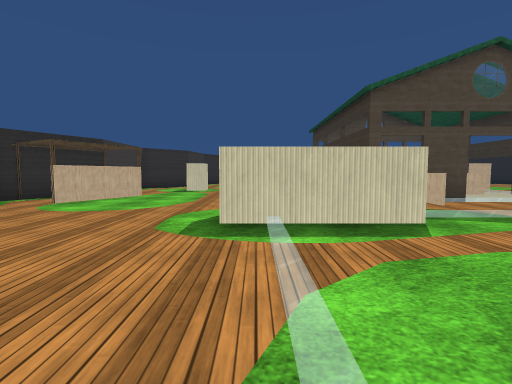
View 1 (above)

19 first-person views from a walk through a 3-D level made in the Unity game engine. The camera is 1.3 m above the floor, tilts 4° down and sees 85° across. The floor is counted in squares, 2 m on a side. Each view is taken from the middle of a square. On the plan, view 1 faces up. The plan holds only what a view shows up to about 9 squares ahead; the rest is blank. The place goes on beyond the plan. Some surface patterns are stand-ins.

View 2
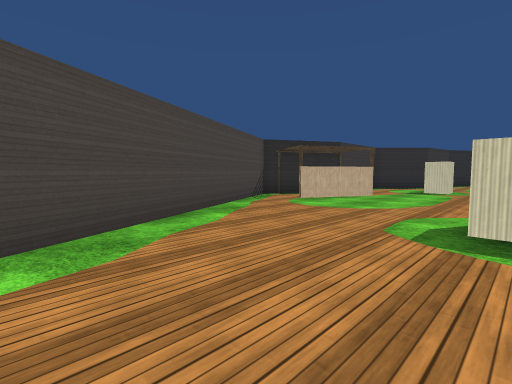

View 3
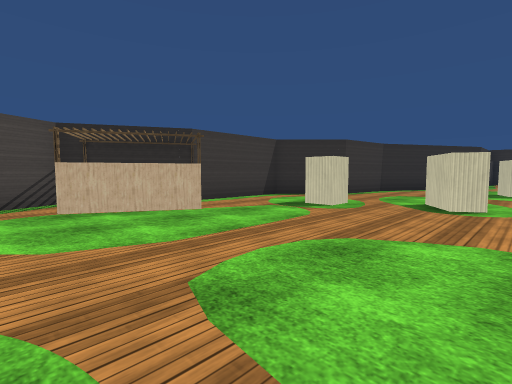

View 4
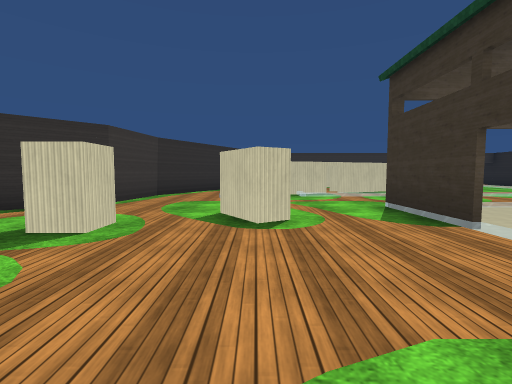

View 5
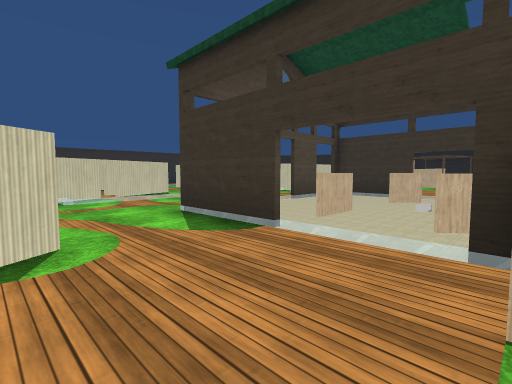

View 6
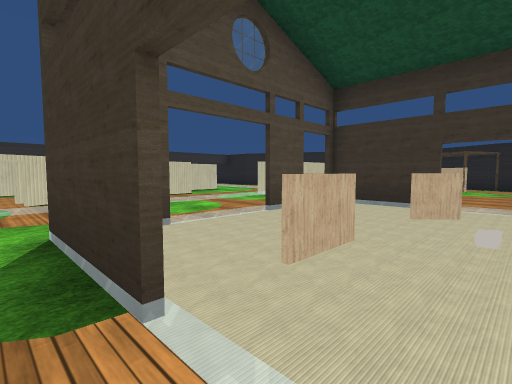

View 7
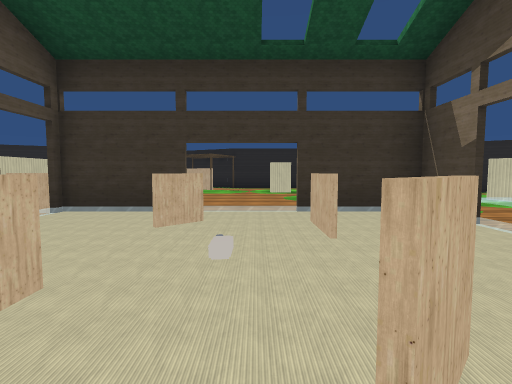

View 8
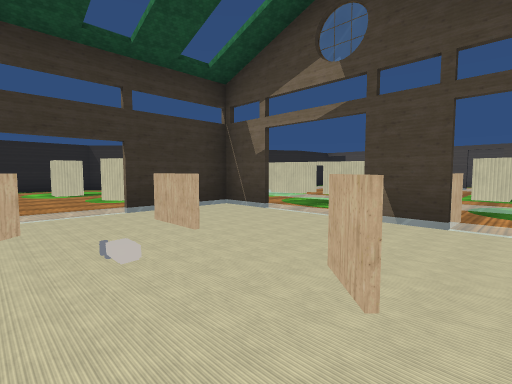

View 9
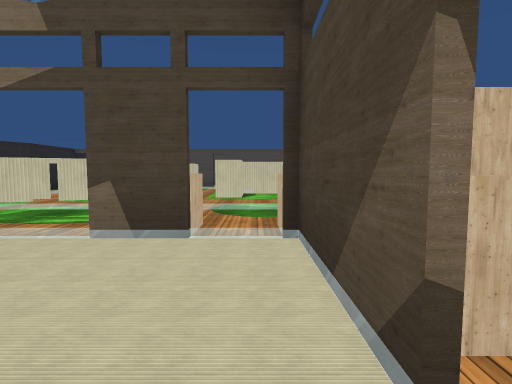

View 10
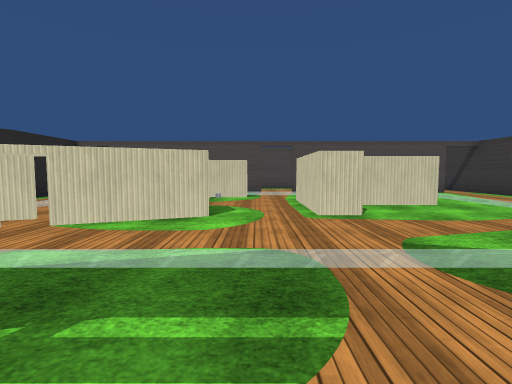

View 11
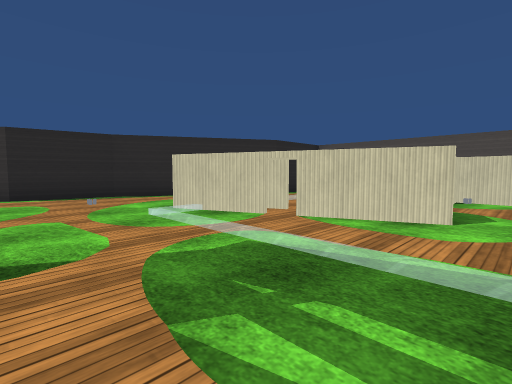

View 12
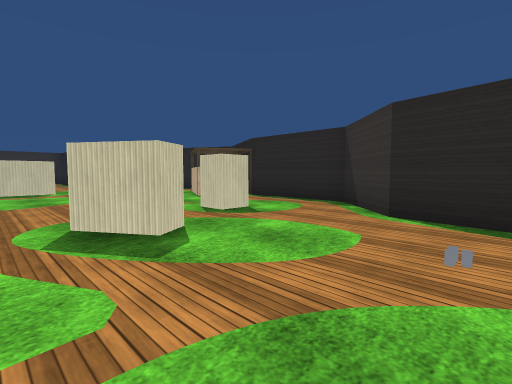

View 13
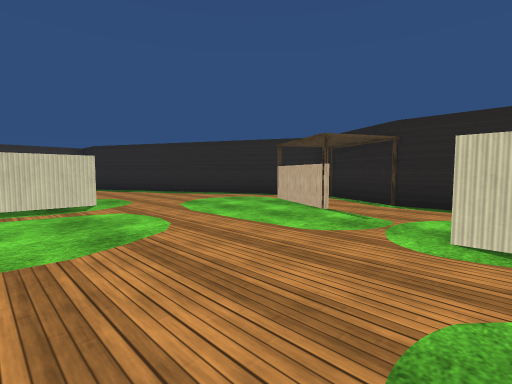

View 14
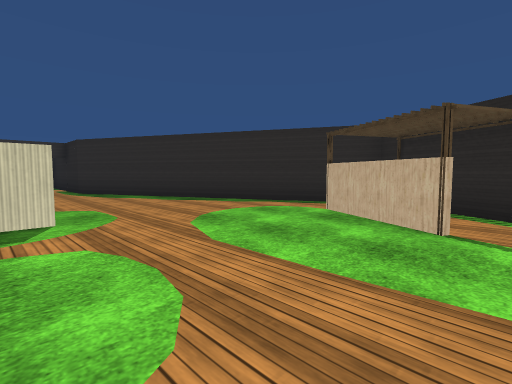

View 15
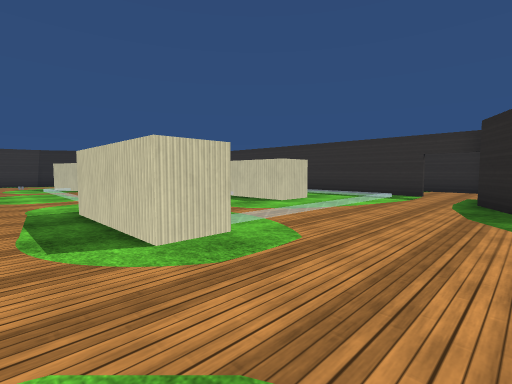

View 16
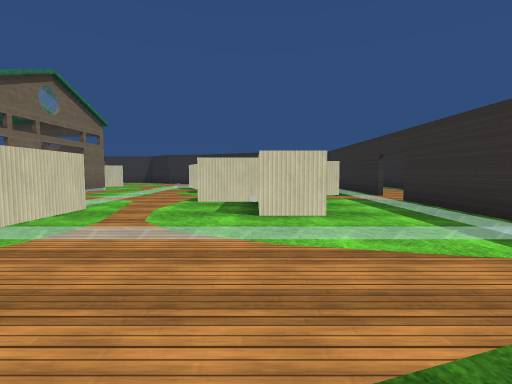

View 17
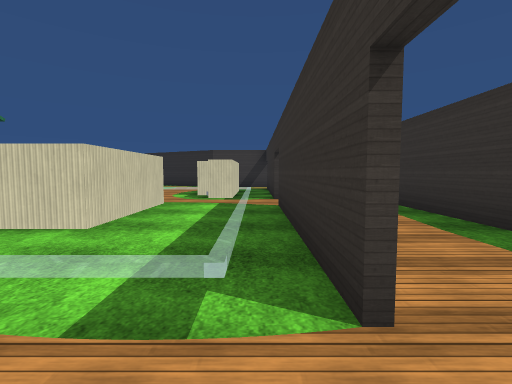

View 18
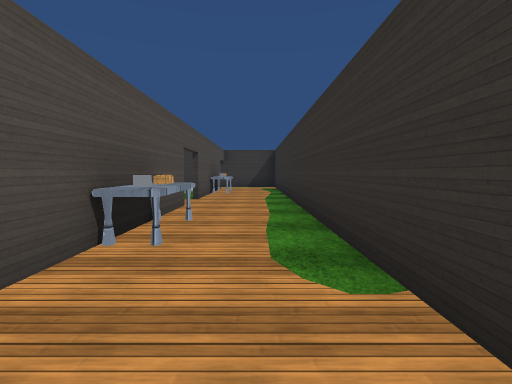

View 19
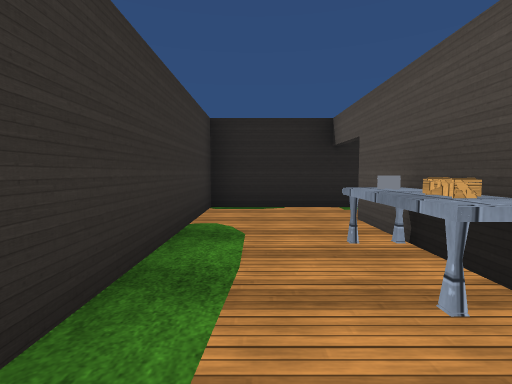

### Floor plan
Key: @ floor where view 1 was taken; # wall or solid block; x gap in a wall; . floor; / step, stairs or slope; = window, fence, low wall or low ledge; ^ raised ledge; T table; C crate; O other object.
Columns run from 6 left of view 1 to 16 right of it. Each row starts with its distance up from view 1.
 24          ###########
 23          ..........#
 22          O##.#TCT..#
 21          //////....#
 20          ##/.......#
 19          ....##....##
 18         ..  ###.....#
 17         .## #.......##
 16    #. .###...........#
 15    #..........###....##
 14    #..........###.....#
 13   ##..........x.......#
 12  ##.....#=..=.#.....#.#
 11  #....#.#.....#.....#.#
 10  #..#.....=.#........##
  9  #.........O.........#
  8 ##......^.#.=.#...#..#
  7 #.#..... =....#.#....#
  6 #.#..... ##..##.....##
  5 #....... ...........#
  4 ##....###///////...##
  3  #..../.......##...#
  2  ##.../.....###   .#
  1   #.../..O#..     ##
  0   ##..@.###..
 -1      ./.  ../#  .#
 -2     #./   //##   #
 -3     #x   #.##

Positions as (right, up) in squares from view 1, and headings:
1: (0, 0), facing up
2: (0, 0), facing up-left
3: (1, 5), facing up-left
4: (0, 7), facing up
5: (0, 8), facing up-right
6: (2, 9), facing up-right
7: (3, 9), facing right
8: (3, 10), facing down-right
9: (3, 9), facing down
10: (5, 6), facing down
11: (5, 6), facing down-right
12: (9, 4), facing up-right
13: (9, 8), facing up-right
14: (10, 10), facing up-right
15: (13, 13), facing up-left
16: (13, 18), facing left
17: (12, 21), facing left
18: (12, 23), facing left
19: (7, 23), facing right
